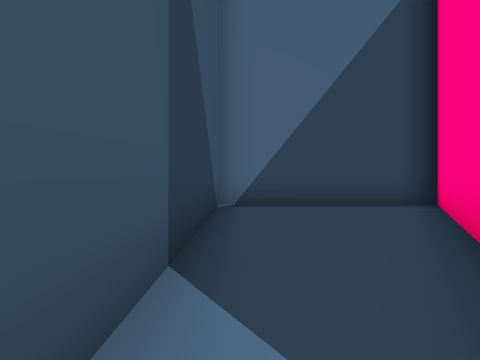
[1] (above)

24 first-person views from a walk through a 3-D level made in the Unity game engine. The camera is 1.2 m above the floor, looks level and sees 75° across. The floor is counted in squares, 2 m on a side. Each view is taken from the middle of a square. On the plan, view 1 faces up. The plan holds only what a view shows up to about 9 squares ahead; the rest is blank. The place goes on beyond the plan. The player is left out. Some animated figures are left out. Some surface patterns are stand-ins.

[2]
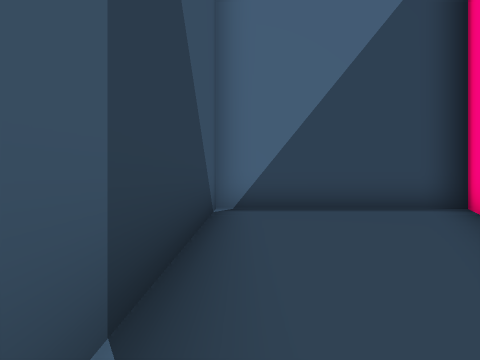

[3]
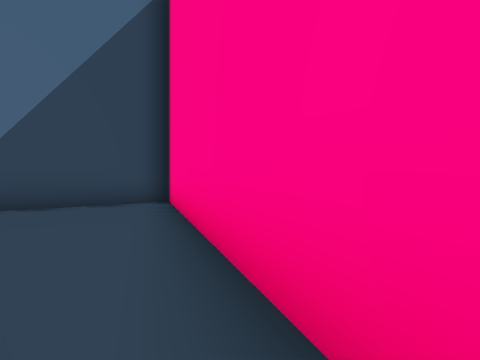

[4]
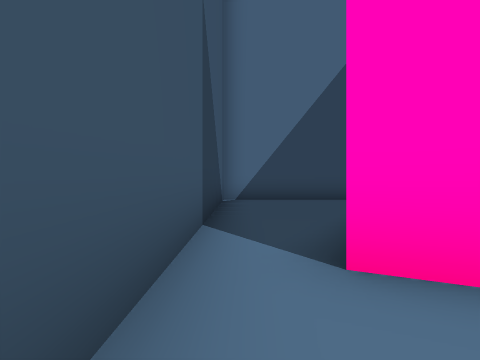

[5]
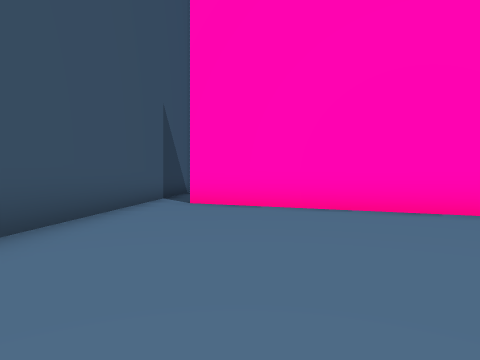

[6]
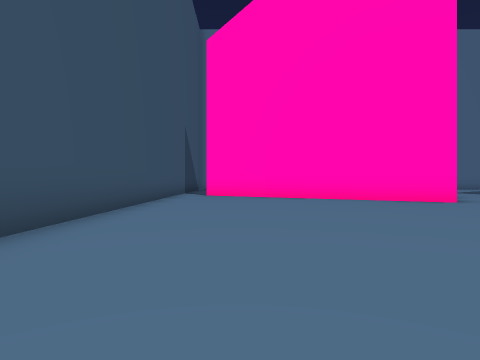

[7]
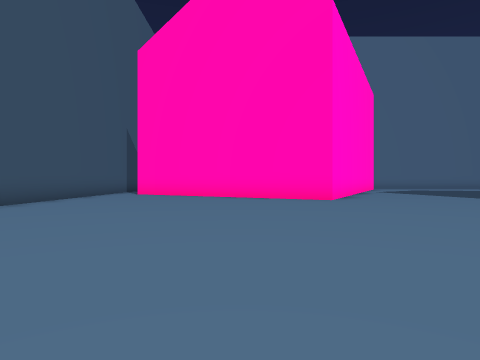

[8]
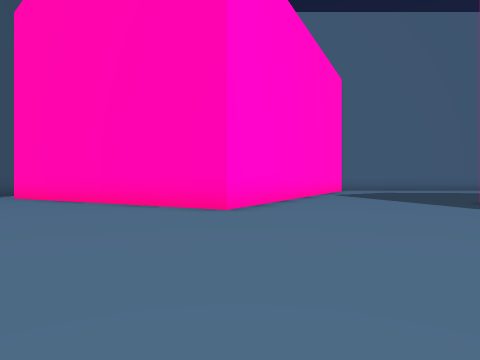

[9]
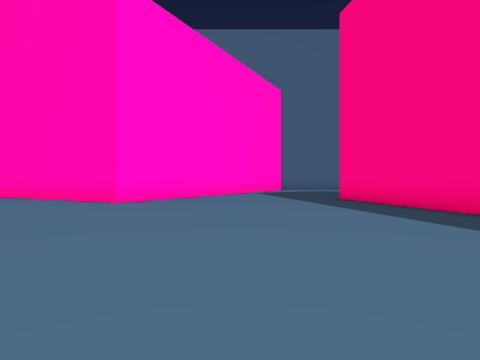

[10]
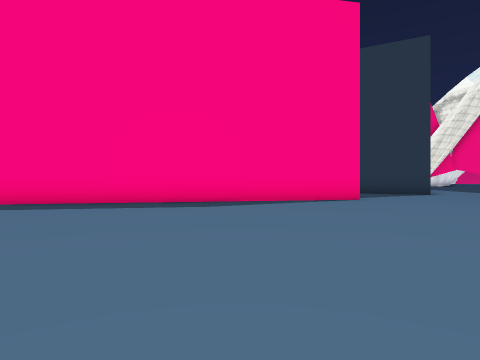

[11]
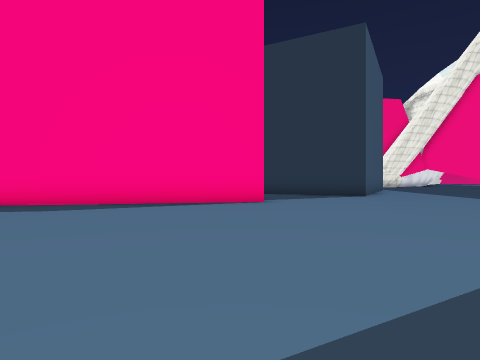

[12]
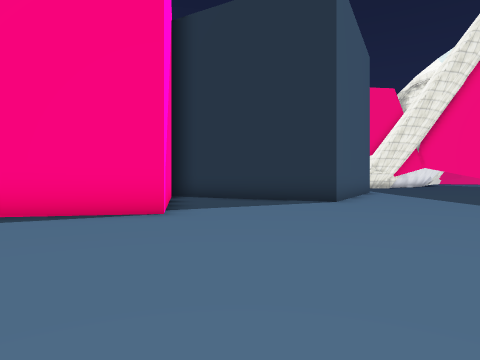

[13]
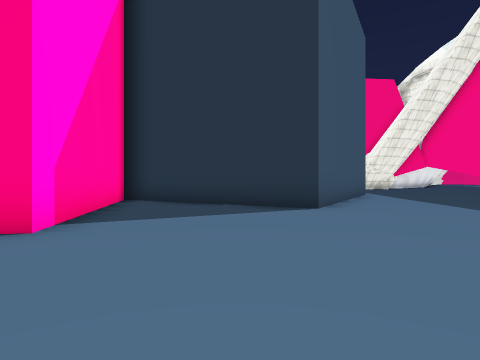

[14]
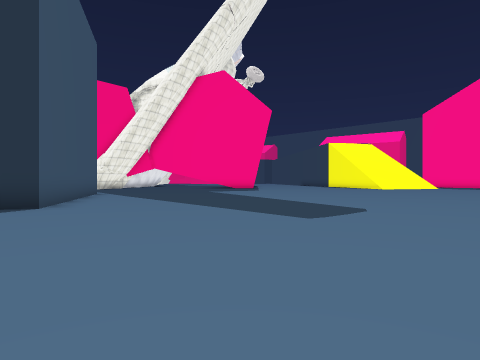

[15]
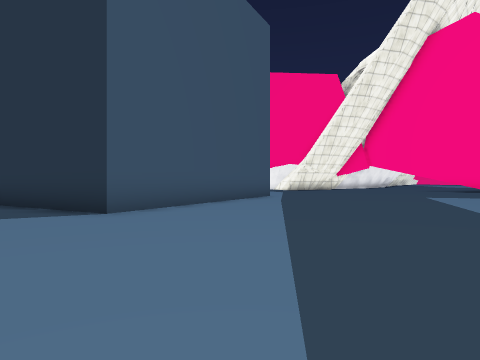

[16]
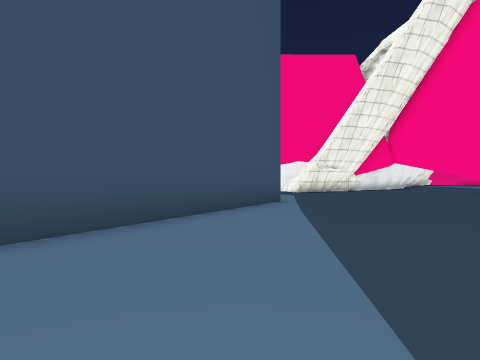

[17]
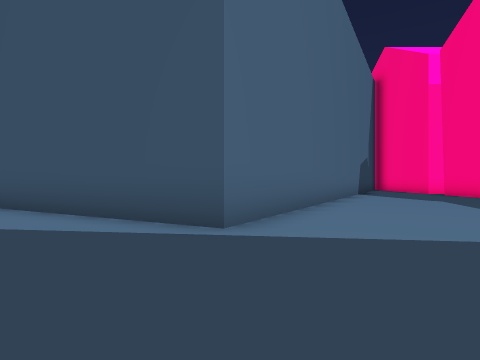

[18]
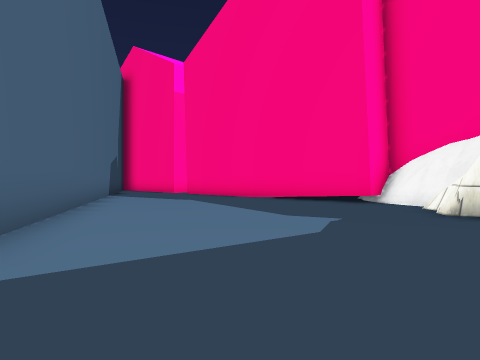

[19]
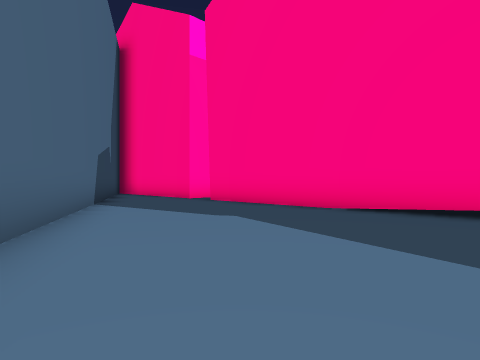

[20]
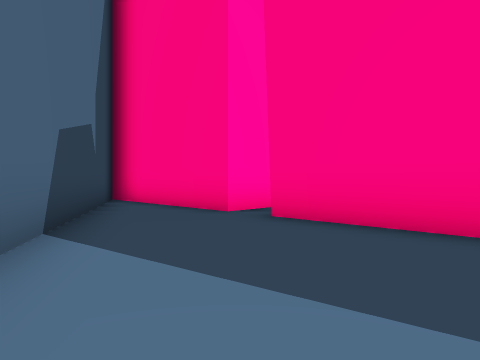

[21]
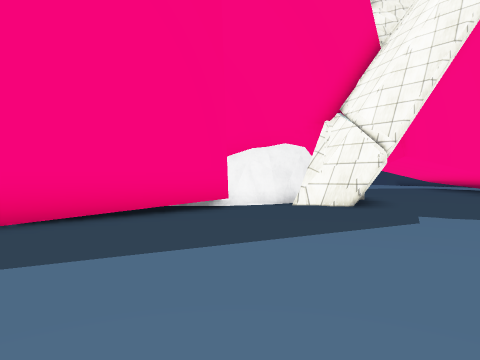

[22]
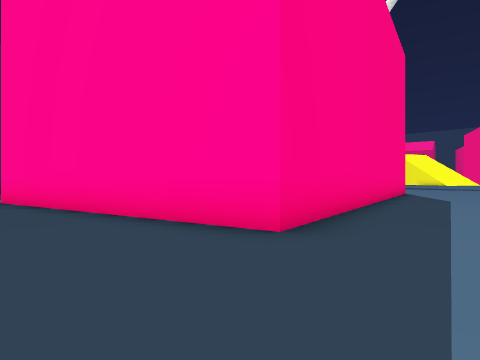

[23]
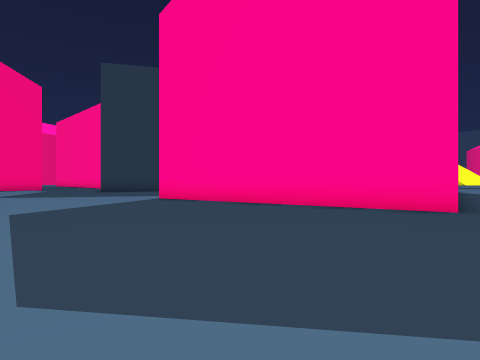

[24]
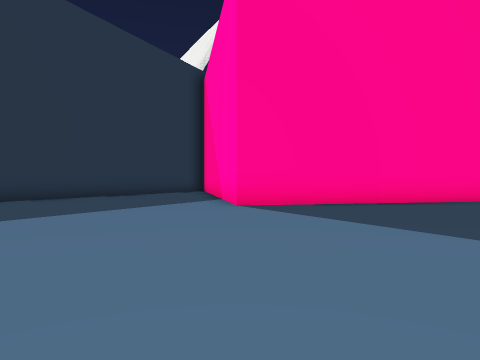

### Floor plan
Points are (right, up) in squares from view 1. A wall is a line through its corners. A room is listed if a view was taken in it or the views show most of it. See-through windows are left out.
Room 1 (views 1, 2, 3)
walls: (0.7, 0.1) (4.7, 7.5) (-0.5, 7.5) (-0.5, -0.4)
ways out: opening at (0, 0) to room 2
Room 2 (views 4, 5, 6, 7, 8, 9, 10, 11, 12, 13, 14, 15, 16, 17, 18, 19, 20, 21, 22, 23, 24)
walls: (22, -12.6) (16.5, -13.7) (14.2, -1.9) (22.1, -0.3) (22.4, -2.1); (9.3, -0.9) (7.7, -3.7) (0.7, 0.1); (28.2, -2.1) (28.6, -1.4); (-0.5, -0.4) (-0.5, -8.8); (33.6, -7.2) (25.8, -21.1) (19.5, -17.6) (22, -13.2); (34.5, -11.6) (34, -11.6) (34, -7.3); (31.8, -23.3) (32.1, -22.9) (33, -22.9) (33.3, -22.5); (32.1, -23.1) (33.2, -23); (32.3, -23.4) (32.1, -22.9) (32.6, -22.7); (34.6, -20.7) (34.1, -20.7) (34, -12.7); (32.2, -24.4) (32, -23.6); (33.7, -22.9) (34.1, -21.7); (34.1, -22.6) (34.5, -21.8); (33.8, -23.1) (33.9, -22.3); (33.9, -23.1) (34.2, -22.1)
low walls: (32.6, -22.7) (33.1, -22.6); (34.1, -22.1) (34.3, -21.7)
ways out: opening at (0, 0) to room 1

Where each view was taken, in squares from view 1:
view 1: 0 up, 0 right, facing up
view 2: 1 up, 0 right, facing up
view 3: 0 up, 0 right, facing up-right
view 4: 2 down, 0 right, facing up
view 5: 8 down, 2 right, facing up
view 6: 12 down, 2 right, facing up
view 7: 13 down, 5 right, facing up
view 8: 10 down, 8 right, facing up
view 9: 12 down, 11 right, facing up
view 10: 10 down, 7 right, facing right
view 11: 13 down, 8 right, facing right
view 12: 15 down, 11 right, facing right
view 13: 16 down, 13 right, facing right
view 14: 16 down, 12 right, facing down-right
view 15: 20 down, 14 right, facing right
view 16: 20 down, 17 right, facing right
view 17: 25 down, 26 right, facing up
view 18: 24 down, 26 right, facing up-right
view 19: 20 down, 28 right, facing up-right
view 20: 16 down, 30 right, facing up-right
view 21: 16 down, 29 right, facing down-right
view 22: 1 up, 12 right, facing down-right
view 23: 5 up, 13 right, facing down-right
view 24: 7 up, 22 right, facing down
